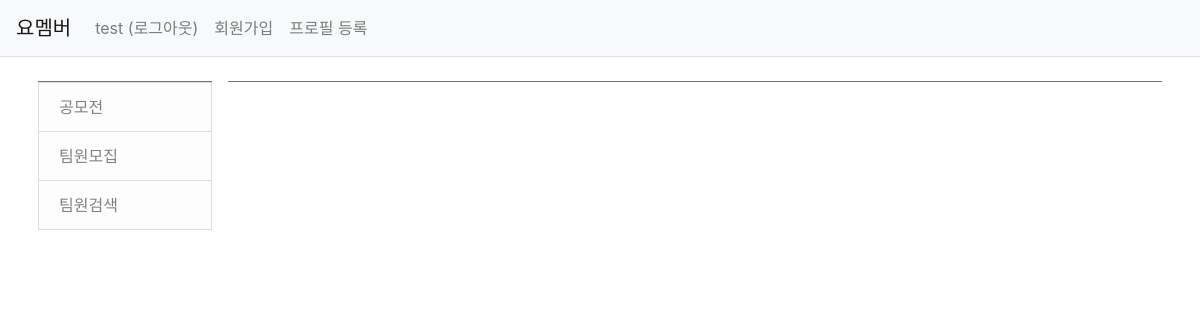
The page /yomember/searchMember/aerim/ (signed in) on the database as committed earlier.
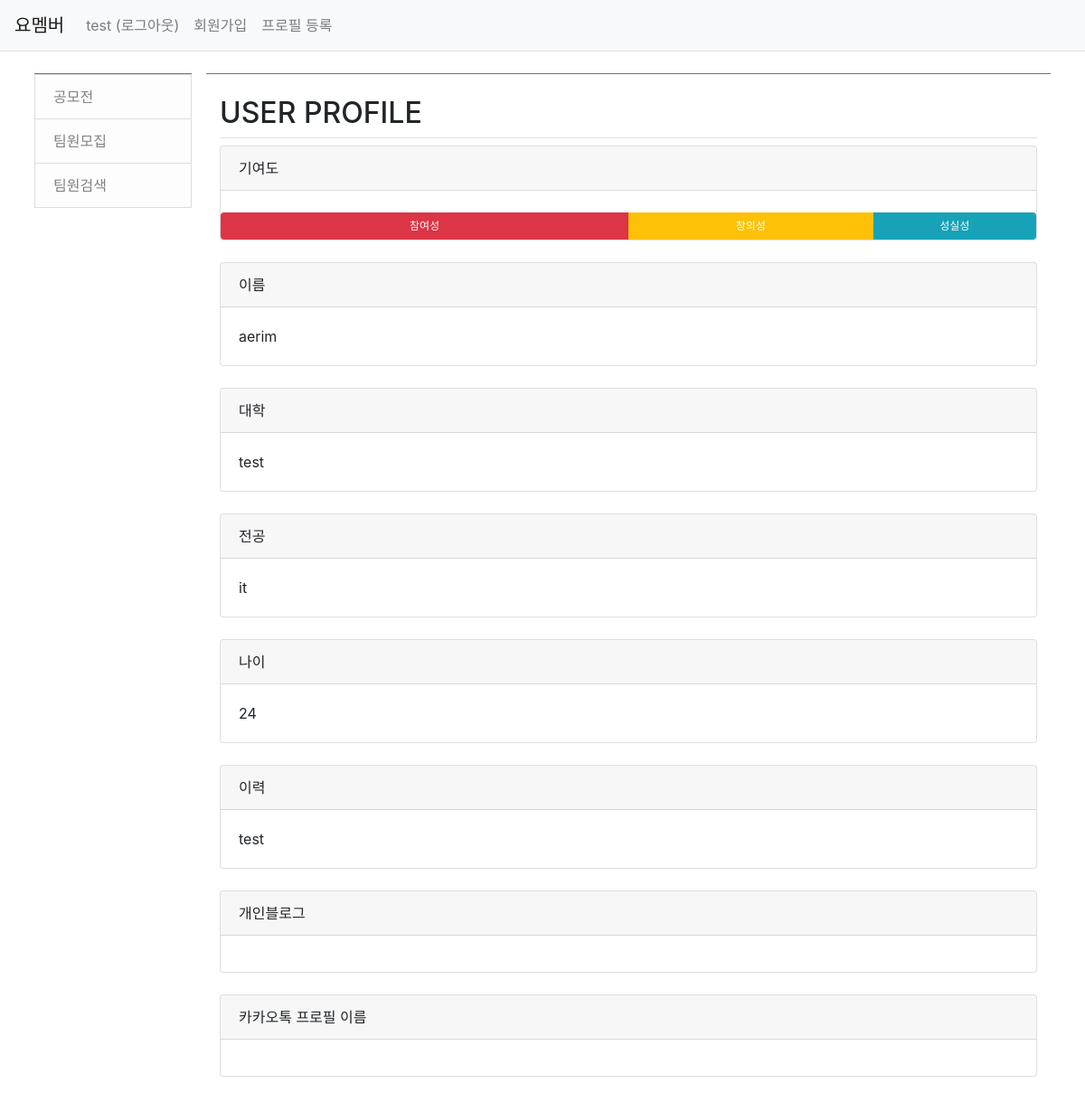
The same page on the database as committed later.
### common/models.py (models this page shows)
class Profile(models.Model):
    name = models.CharField(max_length=50) # 사용자 이름
    college = models.CharField(max_length=100) # 대학
    major = models.CharField(max_length=100) # 전공
    age = models.IntegerField() # 나이
    workHistory = models.TextField() # 이력
    blog = models.URLField(blank=True) # 개인 블로그(선택 사항)
    kakaoName = models.CharField(max_length=50) # 카카오톡 프로필 이름
    kakaoTalk = models.FileField() # 카카오톡 대화 파일
    cdate = models.DateTimeField(auto_now_add=True) # 게시물 생성 날짜

### yomember/views.py (the view)
# urls.py: path('searchMember/<str:user_username>/', views.userInfo, name='userInfo'),
def userInfo(request, user_username):
    profile = Profile.objects.filter(name = user_username)
    context = {'profile': profile}
    return render(request, 'yomember/userProfile.html', context)

### templates/yomember/userProfile.html (shortened to what this page needs)
{% extends 'base.html' %}
{% block content %}
{% load static %}
<link rel="stylesheet" type="text/css" href="{% static 'bootstrap.min.css' %}">
    {% for profile_detail in profile %}
    <div class="container my-3">
        <h2 class="border-bottom py-2">USER PROFILE</h2>
        <div class="card">
            <div class="card-header">기여도</div><br>
            <div class="progress" style="height: 30px;">
                <div class="progress-bar bg-danger" role="progressbar" style="width: 50%" aria-valuenow="50" aria-valuemin="0" aria-valuemax="100">참여성</div>
                <div class="progress-bar bg-warning" role="progressbar" style="width: 30%" aria-valuenow="30" aria-valuemin="0" aria-valuemax="100">창의성</div>
                <div class="progress-bar bg-info" role="progressbar" style="width: 20%" aria-valuenow="20" aria-valuemin="0" aria-valuemax="100">성실성</div>
              </div>
        </div><br>
        <div class="card">
            <div class="card-header">이름</div>
            <div class="card-body">
                <p class="card-text">{{ profile_detail.name }}</p>
            </div>
        </div><br>
        <div class="card">
            <div class="card-header">대학</div>
            <div class="card-body">
                <p class="card-text">{{ profile_detail.college }}</p>
            </div>
        </div><br>
        <div class="card">
            <div class="card-header">전공</div>
            <div class="card-body">
                <p class="card-text">{{ profile_detail.major }}</p>
            </div>
        </div><br>
        <div class="card">
            <div class="card-header">나이</div>
            <div class="card-body">
                <p class="card-text">{{ profile_detail.age }}</p>
            </div>
        </div><br>
        <div class="card">
            <div class="card-header">이력</div>
            <div class="card-body">
                <p class="card-text">{{ profile_detail.workHistory }}</p>
            </div>
        </div><br>
        <div class="card">
            <div class="card-header">개인블로그</div>
            <div class="card-body">
            </div>
        </div><br>
        <div class="card">
            <div class="card-header">카카오톡 프로필 이름</div>
            <div class="card-body">
            </div>
        </div><br>
    </div>
    {% endfor %}
{% endblock %}

Rows that differ between the two databases and show on the page:
added Profile: name "aerim", college "test", major "it", age "24", workHistory "test"
